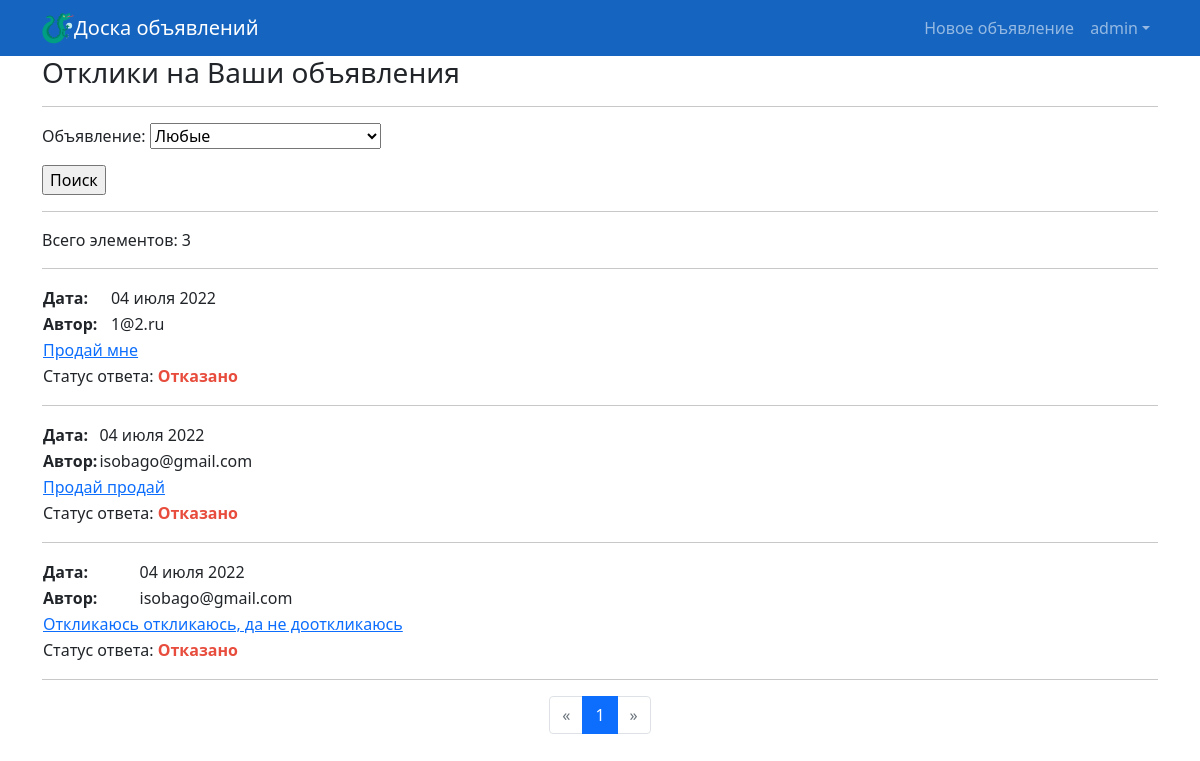
/responses/ (signed in), run on the app's committed database.
### accounts/models.py (models this page shows)
class MyUser(AbstractUser):
    USERNAME_FIELD = 'email'
    email = models.EmailField(('E-mail'), unique=True, help_text='Обязательное поле, Ваша электронная почта.')
    REQUIRED_FIELDS = ['username', ]
    subscriber = models.BooleanField(
        ("Статус подписки на новости"),
        default=True,
    )

### board/models.py (models this page shows)
class AdResponse(models.Model):
    title = models.CharField(max_length=254, verbose_name='Текст запроса')
    sender = models.OneToOneField(MyUser, on_delete=models.CASCADE, related_name='+', verbose_name='Отправитель')
    recipient = models.OneToOneField(MyUser, on_delete=models.CASCADE, related_name='+', verbose_name='Получатель')
    ad = models.OneToOneField(Ad, on_delete=models.CASCADE, verbose_name='Объявление')
    create_datetime = models.DateTimeField(auto_now_add=True)
    is_accepted = models.BooleanField(default=False)
    is_refused = models.BooleanField(default=False)

### board/views.py (the view)
# urls.py: path('responses/', login_required(AdResponses.as_view()), name='ad_responses'),
class AdResponses(ListView):
    model = AdResponse
    template_name = 'ad_responses.html'
    context_object_name = 'responses'
    ordering = '-create_datetime'
    paginate_by = 5
    def get_queryset(self):
        queryset = super().get_queryset().filter(recipient=self.request.user)
        self.filterset = ResponsesFilter(self.request.GET, queryset=queryset, request=self.request)
        return self.filterset.qs
    def get_context_data(self, **kwargs):
        context = super().get_context_data(**kwargs)
        context['filterset'] = self.filterset
        return context

### board/filters.py (called while the page is built)
def responses(request):
    if request is None:
        return Ad.objects.none()
    user = request.user
    return Ad.objects.filter(create_user=request.user.id)

### board/models.py (called while the page is built)
    def __str__(self):
        return f'{self.id} {self.title}'

### board/templates/board/ad_responses.html (shortened to what this page needs)
{% extends "base.html" %}
{% block content %}
    <h3>Отклики на Ваши объявления</h3>
        <hr>
   <form action="" method="get">
       {{ filterset.form.as_p }}
       <input type="submit" value="Поиск" />
   </form>
   <hr>
    <p>Всего элементов: {{ page_obj.paginator.count }}</p>
   <hr>
    {% if responses %}
        {% for respons in responses %}
        <table>
            <tr align="left">
                <td><b>Дата:</b></td>
                <td>{{ respons.create_datetime|date:'d E Y' }}</td>
            </tr>
            <tr align="left">
                <td><b>Автор:</b></td>
                <td>{{ respons.sender }}</td>
            </tr>
            <tr align="left">
                <td colspan="2"><a href="{{ respons.pk }}/">{{ respons.title }}</a></td>
            </tr>
            <tr align="left">
                <td colspan="2">
                    Статус ответа:
                    {% if respons.is_accepted %}
                    <span style="color:#27ae60"><strong>Одобрено</strong></span>
                    {% elif respons.is_refused %}
                    <span style="color:#e74c3c"><strong>Отказано</strong></span>
                    {% else %}
                    Ожидает рассмотрения
                    {% endif %}
                </td>
            </tr>
        </table>
        <hr>
        {% endfor %}
    {% else %}
        <h2>Откликов нет!</h2>
    {% endif %}
{% endblock %}

### board/templates/board/base.html (shortened to what this page needs)
<!DOCTYPE html>
<html lang="ru">
    <head>
        {% load static %}
        <link href="{% static 'css/styles.css' %}" rel="stylesheet" />
    </head>
    <body>
        <nav class="navbar navbar-expand-lg navbar-dark bg-dark">
            <div class="container">
                <img src="{% static 'dragonside-svgrepo-com.svg' %}" width='32' height='32'>
                <a class="navbar-brand" href="/">Доска объявлений</a>
                <div class="collapse navbar-collapse" id="navbarSupportedContent">
                    <ul class="navbar-nav ms-auto mb-2 mb-lg-0">
                        <li class="nav-item"><a class="nav-link" href="{% url 'ad_create' %}">Новое объявление</a></li>
                        {% if user.is_authenticated %}
                        <li class="nav-item dropdown">
                            <a class="nav-link dropdown-toggle" id="navbarDropdown" href="#" role="button" data-bs-toggle="dropdown" aria-expanded="false">{{ user.username }}</a>
                        </li>
                        {% else %}
                        <a class="nav-link active" aria-current="page" href="{% url 'login' %}">Авторизация</a>
                        {% endif %}
                    </ul>
                </div>
            </div>
        </nav>
        <div class="container">
            {% block content %}
            {% endblock %}
        </div>
{% if page_obj.paginator.count > 1 %}
    <nav aria-label="Pagination">
      <ul class="pagination justify-content-center">
        {% if not page_obj.has_previous %}
            <li class="page-item disabled">
                <a class="page-link" href="#" tabindex="-1" aria-disabled="true">&laquo;</a>
            </li>
        {% endif %}
        <li class="page-item active" aria-current="page">
          <a class="page-link" href="#">{{ page_obj.number }}</a>
        </li>
        {% if not page_obj.has_next %}
            <li class="page-item disabled">
                <a class="page-link" href="#" tabindex="-1" aria-disabled="true">&raquo;</a>
            </li>
        {% endif %}
      </ul>
    </nav>
{% endif %}
    </body>
</html>

### data on the page
MyUser: username "admin"
AdResponse: create_datetime "04 июля 2022", sender "1@2.ru", title "Продай мне", is_accepted "Отказано"
AdResponse: create_datetime "04 июля 2022", sender "isobago@gmail.com", title "Продай продай", is_accepted "Отказано"
AdResponse: create_datetime "04 июля 2022", sender "isobago@gmail.com", title "Откликаюсь откликаюсь, да не дооткликаюсь", is_accepted "Отказано"

### other printed values
{{ page_obj.paginator.count }} "3"
{{ page_obj.number }} "1"
